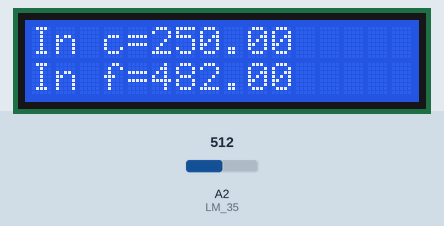
The sketch below on a simulated Arduino Uno, built with avr-gcc and run on an emulated ATmega328P. Shown: 16×2 character LCD. The inputs (shaded band) are chosen by the test bench; at power-on: A2 (LM_35) = 512.

Above: at 1.6 s.
1.7 s: A2 (LM_35) set to 716
At 2.9 s:
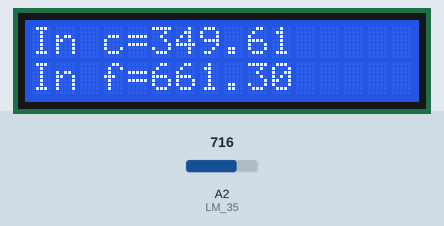
3.9 s: A2 (LM_35) set to 900
At 5.6 s:
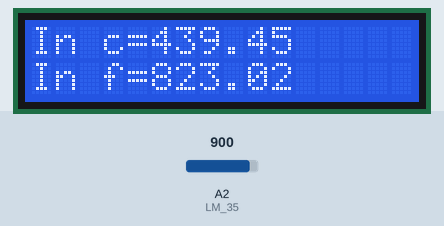
5.9 s: A2 (LM_35) set to 1023
At 7.7 s:
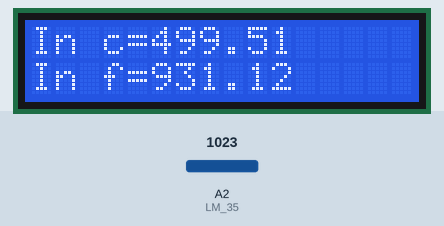
Timing chart, 0 to 9.2 s (numbered marks = the images above; inputs shaded):
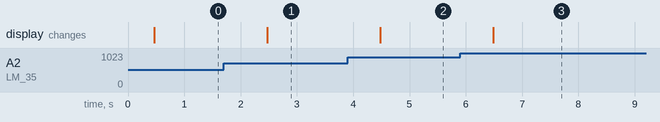

The sketch:

how_to_use_temperature_sensor_with_arduino_uno_with_LCD.ino
```cpp
// (licence header left out)
#include<LiquidCrystal.h>
LiquidCrystal ARDUINO_LCD(8, 2, 7, 6, 5, 4);// Set RS at pin=8, Enable at pin=2, data pins at: D4=7, D5=6, D6=5, d7=4.
const int LM_35=A2;// LM_35 is connected to pin A2.

float sensor_value; // variable to store temperature value.
float temp_f; // Variable to store temperature in fahrenheit.
float temp_c; // Variable to store temperature in celsius.


void setup()
{

Serial.begin(9600);
ARDUINO_LCD.begin(16, 2);//set up number of colomn and rows of LCD
delay(400);

}

void loop() {

sensor_value=analogRead(LM_35); //read the data from sensor

temp_c=(sensor_value*5*100)/1024; //calculates temperature in celsius.


temp_f=(temp_c*9/5)+32; // calculates temperature in fahrenheit.

 ARDUINO_LCD.setCursor(0,0); // Sets the location at which subsequent text written to the LCD will be displayed (at colomn=0 and row=0)
ARDUINO_LCD.print("In c=");
ARDUINO_LCD.print(temp_c); //display the temperature in celsius on LCD screen


ARDUINO_LCD.setCursor(0,1); // Sets the location at which subsequent text written to the LCD will be displayed (at colomn=0 and row=1)
ARDUINO_LCD.print("In f=");
ARDUINO_LCD.print(temp_f); //display the temperature in fahrenheit on LCD screen

delay(1000); //delay

}
```

Measured:
- after the input at 1.7 s, the display: changes after 0.78 s (image 1)
- after the input at 3.9 s, the display: changes after 0.58 s (image 2)
- after the input at 5.9 s, the display: changes after 0.59 s (image 3)
